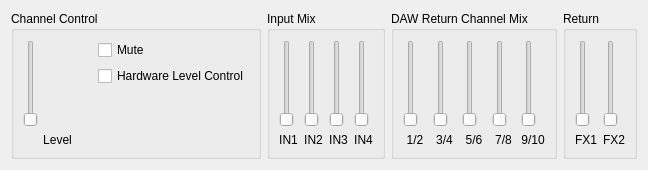
       <widget class="QWidget" name="tab" >
        <attribute name="title" >
         <string>Out5/6 (Headphones 1)</string>
        </attribute>
        <layout class="QGridLayout" >
         <item row="0" column="0" >
          <layout class="QHBoxLayout" >
           <item>
            <widget class="QGroupBox" name="groupOut56_1" >
             <property name="sizePolicy" >
              <sizepolicy vsizetype="Preferred" hsizetype="Preferred" >
               <horstretch>0</horstretch>
               <verstretch>0</verstretch>
              </sizepolicy>
             </property>
             <property name="minimumSize" >
              <size>
               <width>250</width>
               <height>0</height>
              </size>
             </property>
             <property name="title" >
              <string>Channel Control</string>
             </property>
             <layout class="QGridLayout" >
              <item row="0" column="1" >
               <layout class="QVBoxLayout" >
                <item>
                 <widget class="QCheckBox" name="chkOut56Mute" >
                  <property name="text" >
                   <string>Mute</string>
                  </property>
                 </widget>
                </item>
                <item>
                 <widget class="QCheckBox" name="chkOut56HwCtrl" >
                  <property name="text" >
                   <string>Hardware Level Control</string>
                  </property>
                 </widget>
                </item>
               </layout>
              </item>
              <item rowspan="2" row="0" column="0" >
               <layout class="QVBoxLayout" >
                <item>
                 <widget class="QSlider" name="sldOut56Level" >
                  <property name="minimum" >
                   <number>0</number>
                  </property>
                  <property name="maximum" >
                   <number>255</number>
                  </property>
                  <property name="singleStep" >
                   <number>2</number>
                  </property>
                  <property name="pageStep" >
                   <number>16</number>
                  </property>
                  <property name="orientation" >
                   <enum>Qt::Vertical</enum>
                  </property>
                  <property name="tickInterval" >
                   <number>32</number>
                  </property>
                 </widget>
                </item>
                <item>
                 <widget class="QLabel" name="txtOut56Lvl" >
                  <property name="text" >
                   <string>Level</string>
                  </property>
                  <property name="alignment" >
                   <set>Qt::AlignCenter</set>
                  </property>
                  <property name="wordWrap" >
                   <bool>false</bool>
                  </property>
                 </widget>
                </item>
               </layout>
              </item>
              <item row="1" column="1" >
               <spacer>
                <property name="orientation" >
                 <enum>Qt::Vertical</enum>
                </property>
                <property name="sizeType" >
                 <enum>QSizePolicy::Expanding</enum>
                </property>
                <property name="sizeHint" >
                 <size>
                  <width>20</width>
                  <height>61</height>
                 </size>
                </property>
               </spacer>
              </item>
             </layout>
            </widget>
           </item>
           <item>
            <widget class="QGroupBox" name="groupOut56_2" >
             <property name="title" >
              <string>Input Mix</string>
             </property>
             <layout class="QHBoxLayout" >
              <item>
               <layout class="QVBoxLayout" >
                <item>
                 <widget class="QSlider" name="sldIN1Out56" >
                  <property name="minimum" >
                   <number>0</number>
                  </property>
                  <property name="maximum" >
                   <number>32767</number>
                  </property>
                  <property name="singleStep" >
                   <number>10000</number>
                  </property>
                  <property name="pageStep" >
                   <number>1000</number>
                  </property>
                  <property name="orientation" >
                   <enum>Qt::Vertical</enum>
                  </property>
                  <property name="tickInterval" >
                   <number>10000</number>
                  </property>
                 </widget>
                </item>
                <item>
                 <widget class="QLabel" name="txtOut56In12" >
                  <property name="text" >
                   <string>IN1</string>
                  </property>
                  <property name="alignment" >
                   <set>Qt::AlignCenter</set>
                  </property>
                  <property name="wordWrap" >
                   <bool>false</bool>
                  </property>
                 </widget>
                </item>
               </layout>
              </item>
              <item>
               <layout class="QVBoxLayout" >
                <item>
                 <widget class="QSlider" name="sldIN2Out56" >
                  <property name="minimum" >
                   <number>0</number>
                  </property>
                  <property name="maximum" >
                   <number>32767</number>
                  </property>
                  <property name="singleStep" >
                   <number>10000</number>
                  </property>
                  <property name="pageStep" >
                   <number>1000</number>
                  </property>
                  <property name="orientation" >
                   <enum>Qt::Vertical</enum>
                  </property>
                  <property name="tickInterval" >
                   <number>10000</number>
                  </property>
                 </widget>
                </item>
                <item>
                 <widget class="QLabel" name="txtOut56In34" >
                  <property name="text" >
                   <string>IN2</string>
                  </property>
                  <property name="alignment" >
                   <set>Qt::AlignCenter</set>
                  </property>
                  <property name="wordWrap" >
                   <bool>false</bool>
                  </property>
                 </widget>
                </item>
               </layout>
              </item>
              <item>
               <layout class="QVBoxLayout" >
                <item>
                 <widget class="QSlider" name="sldIN3Out56" >
                  <property name="minimum" >
                   <number>0</number>
                  </property>
                  <property name="maximum" >
                   <number>32767</number>
                  </property>
                  <property name="singleStep" >
                   <number>10000</number>
                  </property>
                  <property name="pageStep" >
                   <number>1000</number>
                  </property>
                  <property name="orientation" >
                   <enum>Qt::Vertical</enum>
                  </property>
                  <property name="tickInterval" >
                   <number>10000</number>
                  </property>
                 </widget>
                </item>
                <item>
                 <widget class="QLabel" name="txtOut56In34_2" >
                  <property name="text" >
                   <string>IN3</string>
                  </property>
                  <property name="alignment" >
                   <set>Qt::AlignCenter</set>
                  </property>
                  <property name="wordWrap" >
                   <bool>false</bool>
                  </property>
                 </widget>
                </item>
               </layout>
              </item>
              <item>
               <layout class="QVBoxLayout" >
                <item>
                 <widget class="QSlider" name="sldIN4Out56" >
                  <property name="minimum" >
                   <number>0</number>
                  </property>
                  <property name="maximum" >
                   <number>32767</number>
                  </property>
                  <property name="singleStep" >
                   <number>10000</number>
                  </property>
                  <property name="pageStep" >
                   <number>1000</number>
                  </property>
                  <property name="orientation" >
                   <enum>Qt::Vertical</enum>
                  </property>
                  <property name="tickInterval" >
                   <number>10000</number>
                  </property>
                 </widget>
                </item>
                <item>
                 <widget class="QLabel" name="txtOut56In34_3" >
                  <property name="text" >
                   <string>IN4</string>
                  </property>
                  <property name="alignment" >
                   <set>Qt::AlignCenter</set>
                  </property>
                  <property name="wordWrap" >
                   <bool>false</bool>
                  </property>
                 </widget>
                </item>
               </layout>
              </item>
             </layout>
            </widget>
           </item>
           <item>
            <widget class="QGroupBox" name="groupOut56_3" >
             <property name="title" >
              <string>DAW Return Channel Mix</string>
             </property>
             <layout class="QGridLayout" >
              <item row="0" column="0" >
               <layout class="QVBoxLayout" >
                <item>
                 <widget class="QSlider" name="sldPC12Out56" >
                  <property name="minimum" >
                   <number>0</number>
                  </property>
                  <property name="maximum" >
                   <number>32767</number>
                  </property>
                  <property name="singleStep" >
                   <number>10000</number>
                  </property>
                  <property name="pageStep" >
                   <number>1000</number>
                  </property>
                  <property name="orientation" >
                   <enum>Qt::Vertical</enum>
                  </property>
                  <property name="tickInterval" >
                   <number>10000</number>
                  </property>
                 </widget>
                </item>
                <item>
                 <widget class="QLabel" name="txtOut56PC12" >
                  <property name="text" >
                   <string>1/2</string>
                  </property>
                  <property name="alignment" >
                   <set>Qt::AlignCenter</set>
                  </property>
                  <property name="wordWrap" >
                   <bool>false</bool>
                  </property>
                 </widget>
                </item>
               </layout>
              </item>
              <item row="0" column="1" >
               <layout class="QVBoxLayout" >
                <item>
                 <widget class="QSlider" name="sldPC34Out56" >
                  <property name="minimum" >
                   <number>0</number>
                  </property>
                  <property name="maximum" >
                   <number>32767</number>
                  </property>
                  <property name="singleStep" >
                   <number>10000</number>
                  </property>
                  <property name="pageStep" >
                   <number>1000</number>
                  </property>
                  <property name="orientation" >
                   <enum>Qt::Vertical</enum>
                  </property>
                  <property name="tickInterval" >
                   <number>10000</number>
                  </property>
                 </widget>
                </item>
                <item>
                 <widget class="QLabel" name="txtOut56PC34" >
                  <property name="text" >
                   <string>3/4</string>
                  </property>
                  <property name="alignment" >
                   <set>Qt::AlignCenter</set>
                  </property>
                  <property name="wordWrap" >
                   <bool>false</bool>
                  </property>
                 </widget>
                </item>
               </layout>
              </item>
              <item row="0" column="2" >
               <layout class="QVBoxLayout" >
                <item>
                 <widget class="QSlider" name="sldPC56Out56" >
                  <property name="minimum" >
                   <number>0</number>
                  </property>
                  <property name="maximum" >
                   <number>32767</number>
                  </property>
                  <property name="singleStep" >
                   <number>10000</number>
                  </property>
                  <property name="pageStep" >
                   <number>1000</number>
                  </property>
                  <property name="orientation" >
                   <enum>Qt::Vertical</enum>
                  </property>
                  <property name="tickInterval" >
                   <number>10000</number>
                  </property>
                 </widget>
                </item>
                <item>
                 <widget class="QLabel" name="txtOut56PC56" >
                  <property name="text" >
                   <string>5/6</string>
                  </property>
                  <property name="alignment" >
                   <set>Qt::AlignCenter</set>
                  </property>
                  <property name="wordWrap" >
                   <bool>false</bool>
                  </property>
                 </widget>
                </item>
               </layout>
              </item>
              <item row="0" column="3" >
               <layout class="QVBoxLayout" >
                <item>
                 <widget class="QSlider" name="sldPC78Out56" >
                  <property name="minimum" >
                   <number>0</number>
                  </property>
                  <property name="maximum" >
                   <number>32767</number>
                  </property>
                  <property name="singleStep" >
                   <number>10000</number>
                  </property>
                  <property name="pageStep" >
                   <number>1000</number>
                  </property>
                  <property name="orientation" >
                   <enum>Qt::Vertical</enum>
                  </property>
                  <property name="tickInterval" >
                   <number>10000</number>
                  </property>
                 </widget>
                </item>
                <item>
                 <widget class="QLabel" name="txtOut56PC78" >
                  <property name="text" >
                   <string>7/8</string>
                  </property>
                  <property name="alignment" >
                   <set>Qt::AlignCenter</set>
                  </property>
                  <property name="wordWrap" >
                   <bool>false</bool>
                  </property>
                 </widget>
                </item>
               </layout>
              </item>
              <item row="0" column="4" >
               <layout class="QVBoxLayout" >
                <item>
                 <widget class="QSlider" name="sldPC910Out56" >
                  <property name="minimum" >
                   <number>0</number>
                  </property>
                  <property name="maximum" >
                   <number>32767</number>
                  </property>
                  <property name="singleStep" >
                   <number>10000</number>
                  </property>
                  <property name="pageStep" >
                   <number>1000</number>
                  </property>
                  <property name="orientation" >
                   <enum>Qt::Vertical</enum>
                  </property>
                  <property name="tickInterval" >
                   <number>10000</number>
                  </property>
                 </widget>
                </item>
                <item>
                 <widget class="QLabel" name="txtOut56PC910" >
                  <property name="text" >
                   <string>9/10</string>
                  </property>
                  <property name="alignment" >
                   <set>Qt::AlignCenter</set>
                  </property>
                  <property name="wordWrap" >
                   <bool>false</bool>
                  </property>
                 </widget>
                </item>
               </layout>
              </item>
             </layout>
            </widget>
           </item>
           <item>
            <widget class="QGroupBox" name="groupOut12_4_3" >
             <property name="title" >
              <string>Return</string>
             </property>
             <layout class="QHBoxLayout" >
              <item>
               <layout class="QVBoxLayout" >
                <item>
                 <widget class="QSlider" name="sldFX1Out56" >
                  <property name="minimum" >
                   <number>0</number>
                  </property>
                  <property name="maximum" >
                   <number>32767</number>
                  </property>
                  <property name="singleStep" >
                   <number>10000</number>
                  </property>
                  <property name="pageStep" >
                   <number>1000</number>
                  </property>
                  <property name="orientation" >
                   <enum>Qt::Vertical</enum>
                  </property>
                  <property name="tickInterval" >
                   <number>10000</number>
                  </property>
                 </widget>
                </item>
                <item>
                 <widget class="QLabel" name="txtOut12In12_2_3" >
                  <property name="text" >
                   <string>FX1</string>
                  </property>
                  <property name="alignment" >
                   <set>Qt::AlignCenter</set>
                  </property>
                  <property name="wordWrap" >
                   <bool>false</bool>
                  </property>
                 </widget>
                </item>
               </layout>
              </item>
              <item>
               <layout class="QVBoxLayout" >
                <item>
                 <widget class="QSlider" name="sldFX2Out56" >
                  <property name="minimum" >
                   <number>0</number>
                  </property>
                  <property name="maximum" >
                   <number>32767</number>
                  </property>
                  <property name="singleStep" >
                   <number>10000</number>
                  </property>
                  <property name="pageStep" >
                   <number>1000</number>
                  </property>
                  <property name="orientation" >
                   <enum>Qt::Vertical</enum>
                  </property>
                  <property name="tickInterval" >
                   <number>10000</number>
                  </property>
                 </widget>
                </item>
                <item>
                 <widget class="QLabel" name="txtOut12In12_2_3_2" >
                  <property name="text" >
                   <string>FX2</string>
                  </property>
                  <property name="alignment" >
                   <set>Qt::AlignCenter</set>
                  </property>
                  <property name="wordWrap" >
                   <bool>false</bool>
                  </property>
                 </widget>
                </item>
               </layout>
              </item>
             </layout>
            </widget>
           </item>
          </layout>
         </item>
        </layout>
       </widget>
